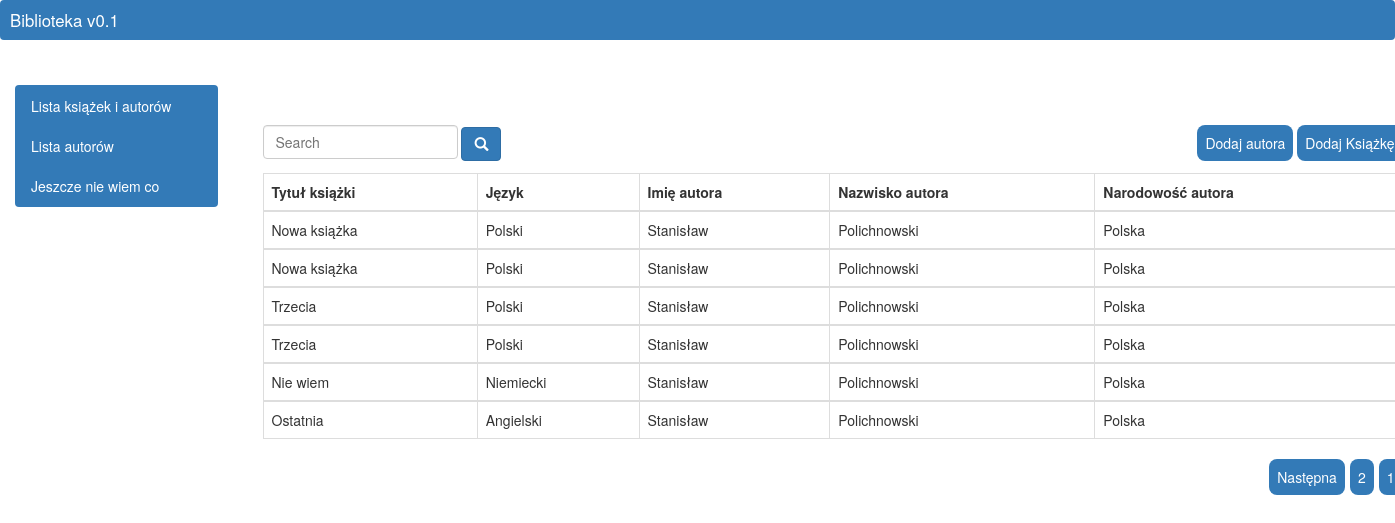
The page /books/ on the database its author committed.
### books/models.py (models this page shows, shortened)
class Book(models.Model):
    title = models.CharField(max_length=255)
    author = models.ForeignKey(Author, verbose_name='autor')
    language = models.CharField(max_length=255)
    created = models.DateTimeField(auto_now_add=True)
    tags = TaggableManager()
    class Meta:
        app_label = 'books'
        ordering = ('created', )
        verbose_name = 'książka'
        verbose_name_plural = 'książki'

class Author(models.Model):
    first_name = models.CharField(max_length=255)
    last_name = models.CharField(max_length=255)
    nationality = models.CharField(max_length=50)
    class Meta:
        app_label = 'books'
        ordering = ('last_name', )
        verbose_name = 'autor'
        verbose_name_plural = 'autorzy'

### books/views.py (the view)
class BookListView(ListView):
    model = Book
    template_name = 'author/list.html'
    context_object_name = 'book_list'
    paginate_by = 6

### books/templates/books/book_list.html
{% extends 'index.html' %}
{% load bootstrap3 %}
{% block content %}
<div class="container">
    <div class="button-div">
        <a class="button-style" href="{% url 'author_create' %}">Dodaj autora</a>
        <a class="button-style" href="{% url 'book_create' %}">Dodaj Książkę</a>
    </div>
<table class="table table-bordered table-hover">
<div class="">
      <input class="" id="" name="q" type="text" placeholder="Search">
      <button class="btn btn-primary" type="submit"><i class="glyphicon glyphicon-search"></i></button>
</div>
    <thead>
        <tr>
            <th>Tytuł książki</th>
            <th>Język</th>
            <th>Imię autora</th>
            <th>Nazwisko autora</th>
            <th>Narodowość autora</th>
        </tr>
    </thead>
{% for book in book_list %}
    <tbody>
        <tr>
            <td>{{ book.title }}</td>
            <td>{{ book.language }}</td>
            <td>{{ book.author.first_name }}</td>
            <td>{{ book.author.last_name }}</td>
            <td>{{ book.author.nationality }}</td>
        </tr>
    </tbody>
{% endfor %}
</table>
{% include 'books/pagination.html' %}
</div>
{% endblock %}

### templates/index.html (shortened to what this page needs)
{% load staticfiles %}
<!DOCTYPE html>
<html lang="pl">
  <head>
    <link rel="stylesheet" href="https://maxcdn.bootstrapcdn.com/bootstrap/3.3.7/css/bootstrap.min.css">
    <link rel="stylesheet" href="{% static 'css/bootstrap.min.css' %}">
    <link rel="stylesheet" href="{% static 'css/style.css' %}">
  </head>
  <body>
<div class="bar"><span>Biblioteka v0.1</span></div>
<div class="section-overlay-layer">
    <div class="col-md-2">
     <nav>
         <ol class="navbar nav">
             <li class="icon-bar"><a href="{% url 'book_list' %}"> Lista książek i autorów</a></li>
             <li class="icon-bar"><a href="{% url 'author_list' %}">Lista autorów</a></li>
             <li class="icon-bar"><a href="#">Jeszcze nie wiem co</a></li>
         </ol>
     </nav>
    </div>
<div class="col-md-10">
{% block content %}
{% endblock %}
</div>
</div>
  </body>
</html>

### books/templates/books/pagination.html (shortened to what this page needs)
{% if is_paginated %}
    <div class="text-center margin-left">
        {% for page in paginator.page_range %}
        <div {% if page == page_obj.number %}class="active"{% endif %}>
            <a class="button-style left" href="?page={{ page }}">{{ page }}</a>
        </div>
        {% endfor %}
        {% if page_obj.has_next %}
            <a class="button-style left" href="?page={{ page_obj.next_page_number }}">
                Następna
            </a>
        {% endif %}
    </div>
{% endif %}

### static/css/style.css (style rules this page uses)
.section-overlay-layer { margin: 20px 0; }
.container { margin-top: 40px; }
button i { font-size: 14px; }
input { display: inline-block; height: 34px; padding: 6px 12px; font-size: 14px; line-height: 1.42857143; background-color: #fff; background-image: none; border: 1px solid #ccc; border-radius: 4px; -webkit-box-shadow: inset 0 1px 1px rgba(0, 0, 0, .075); box-shadow: inset 0 1px 1px rgba(0, 0, 0, .075); -webkit-transition: border-color ease-in-out .15s, -webkit-box-shadow ease-in-out .15s; -o-transition: border-color ease-in-out .15s, box-shadow ease-in-out .15s; transition: border-color ease-in-out .15s, box-shadow ease-in-out .15s; }
.button-div { float: right; margin-bottom: 12px; }
.button-style { background-color: #337ab7; padding: 8px 8px; border-radius: 8px; color: white; font-size: 1em; display: inline-block; }
nav { text-shadow: 0 0 10 black; }
nav ol { background-color: #337ab7; }
nav ol li a { text-decoration: none; color: white; }
.left { float: right; margin-left: 5px; }
.bar { width: 100%; background-color: #337ab7; height: 40px; border-radius: 4px; margin-bottom: 45px; padding:8px 0 0 10px; }
span { color: white; font-size: 1.2em; }

### rows shown on the page
Book: title "Nowa książka", language "Polski", author.first_name "Stanisław", author.last_name "Polichnowski", author.nationality "Polska"
Book: title "Nowa książka", language "Polski", author.first_name "Stanisław", author.last_name "Polichnowski", author.nationality "Polska"
Book: title "Trzecia", language "Polski", author.first_name "Stanisław", author.last_name "Polichnowski", author.nationality "Polska"
Book: title "Trzecia", language "Polski", author.first_name "Stanisław", author.last_name "Polichnowski", author.nationality "Polska"
Book: title "Nie wiem", language "Niemiecki", author.first_name "Stanisław", author.last_name "Polichnowski", author.nationality "Polska"
Book: title "Ostatnia", language "Angielski", author.first_name "Stanisław", author.last_name "Polichnowski", author.nationality "Polska"

### other values the page prints
{{ page }} "1" "2"
